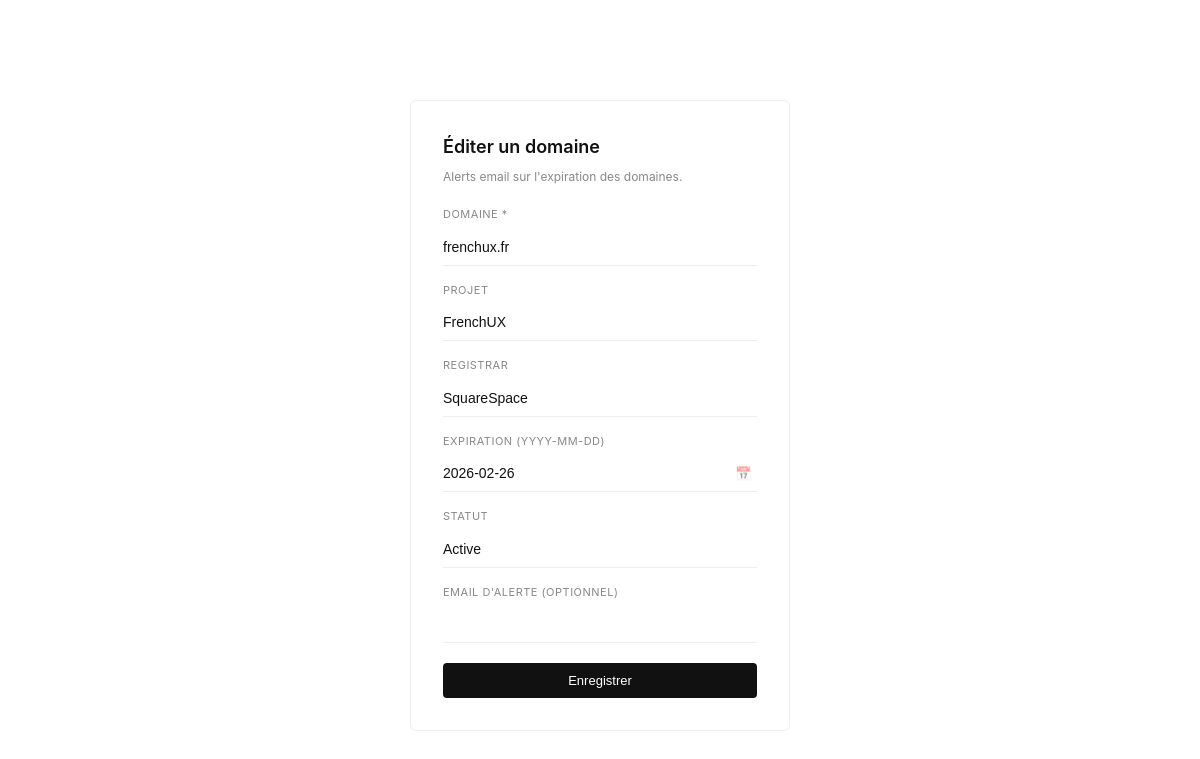
The app's page /public/edit.php?domain=frenchux.fr (signed in) with its own data.
### tables this page shows
CREATE TABLE "domains" (
                id INTEGER PRIMARY KEY AUTOINCREMENT,
                user_id INTEGER,
                domain TEXT NOT NULL,
                project TEXT,
                registrar TEXT,
                expires TEXT,
                status TEXT,
                email TEXT,
                UNIQUE(user_id, domain)
            );

### public/app/lib/db.php (called while the page is built, shortened)
<?php
function apply_settings(PDO $db, array $config, ?int $user_id = null): array {
    $defaults = [
        "site_name" => $config["site_name"],
        "email_to" => $config["email_to"],
        "mail_subject_prefix" => $config["mail_subject_prefix"],
        "alert_days" => $config["alert_days"],
        "language" => $config["language"] ?? "fr",
        "theme" => $config["theme"] ?? "light",
        "columns_visible" => json_encode(["domain", "registrar", "expiration", "days", "status", "email", "project"]),
    ];
    if ($user_id === null) {
        $rows = [];
    } else {
        $stmt = $db->prepare("SELECT key, value FROM settings WHERE user_id = :uid");
        $stmt->execute([":uid" => $user_id]);
        $rows = $stmt->fetchAll();
    }
    $settings = [];
    $config["site_name"] = $settings["site_name"] ?? $config["site_name"];
    $config["email_to"] = $settings["email_to"] ?? $config["email_to"];
    $config["mail_subject_prefix"] = $settings["mail_subject_prefix"] ?? $config["mail_subject_prefix"];
    $config["language"] = $settings["language"] ?? ($config["language"] ?? "fr");
    $config["theme"] = $settings["theme"] ?? ($config["theme"] ?? "light");
    return $config;
}

### public/app/lib/url.php (called while the page is built, shortened)
<?php
function detect_base_url(): string {
    $script = $_SERVER["SCRIPT_NAME"] ?? "";
    $dir = rtrim(str_replace("\\", "/", dirname($script)), "/");
    if (substr($dir, -7) === "/public") {
        $dir = substr($dir, 0, -7);
    }
    return $dir === "" ? "" : $dir;
}
function base_url(array $config): string {
    $base = isset($config["base_url"]) ? trim((string)$config["base_url"]) : "";
    $base = rtrim($base, "/");
    if ($base === "") {
        $base = detect_base_url();
    }
    return $base === "" ? "" : $base;
}
function url_for(array $config, string $path): string {
    $base = base_url($config);
    $path = ltrim($path, "/");
    return ($base !== "" ? $base : "") . "/" . $path;
}

### public/app/lib/i18n.php (called while the page is built, shortened)
<?php
function t(string $key, array $vars = []): string {
    $translations = $GLOBALS["i18n"] ?? [];
    $text = $translations[$key] ?? $key;
    return $text;
}

### public/edit.php (the view, shortened to what this page needs)
<?php
$config = require __DIR__ . "/config.php";
require_once __DIR__ . "/app/lib/url.php";
require_once __DIR__ . "/app/lib/db.php";
require_once __DIR__ . "/app/lib/i18n.php";
date_default_timezone_set($config["timezone"]);
$db = get_db($config);
$config = apply_settings($db, $config);
$domain_param = $_GET["domain"] ?? "";
$uid = (int)($_SESSION["user_id"] ?? 0);
$stmt = $db->prepare("SELECT * FROM domains WHERE domain = :d AND user_id = :uid");
$stmt->execute([":d" => $domain_param, ":uid" => $uid]);
$row = $stmt->fetch();
?>
<!doctype html>
<html lang="<?php echo htmlspecialchars($config["language"] ?? "fr"); ?>">
  <head>
    <link rel="stylesheet" href="<?php echo htmlspecialchars(url_for($config, "public/assets/style.css")); ?>">
  </head>
  <body>
    <div class="container">
      <div class="auth-card">
        <div class="auth-title"><?php echo t("drawer_edit_title"); ?></div>
        <div class="auth-subtitle"><?php echo t("header_hint"); ?></div>
        <form method="post">
          <label class="auth-label" for="domain"><?php echo t("label_domain"); ?></label>
          <input class="auth-input" id="domain" name="domain" type="text" required value="<?php echo htmlspecialchars($row["domain"]); ?>">
          <label class="auth-label" for="project"><?php echo t("label_project"); ?></label>
          <input class="auth-input" id="project" name="project" type="text" value="<?php echo htmlspecialchars($row["project"] ?? ""); ?>">
          <label class="auth-label" for="registrar"><?php echo t("label_registrar"); ?></label>
          <input class="auth-input" id="registrar" name="registrar" type="text" value="<?php echo htmlspecialchars($row["registrar"] ?? ""); ?>">
          <label class="auth-label" for="expires"><?php echo t("label_expiration"); ?></label>
          <div class="date-wrap">
            <input class="auth-input date-input" id="expires" name="expires" type="text" inputmode="numeric" maxlength="10" placeholder="YYYY-MM-DD" data-date-mask value="<?php echo htmlspecialchars($row["expires"] ?? ""); ?>">
            <button class="date-btn" type="button" data-date-btn aria-label="<?php echo t("open_datepicker"); ?>">📅</button>
          </div>
          <label class="auth-label" for="status"><?php echo t("label_status"); ?></label>
          <input class="auth-input" id="status" name="status" type="text" value="<?php echo htmlspecialchars($row["status"] ?? "Active"); ?>">
          <label class="auth-label" for="email"><?php echo t("label_email"); ?></label>
          <input class="auth-input" id="email" name="email" type="email" value="<?php echo htmlspecialchars($row["email"] ?? ""); ?>">
          <button class="btn primary auth-button" type="submit"><?php echo t("save"); ?></button>
        </form>
      </div>
    </div>
  </body>
</html>

### public/assets/style.css (style rules this page uses)
:root { --bg: #ffffff; --card: #ffffff; --text: #111111; --muted: #888888; --line: #eeeeee; --primary: #111111; --primary-dark: #000000; --danger: #dc2626; --warn: #d97706; --ok: #16a34a; --shadow: none; }
* { box-sizing: border-box; }
body { margin: 0; font-family: -apple-system, BlinkMacSystemFont, "Segoe UI", system-ui, sans-serif; background: var(--bg); color: var(--text); font-size: 14px; line-height: 1.5; }
body > * { position: relative; z-index: 1; }
.container { max-width: 1000px; margin: 32px auto 60px; padding: 0 24px; background: transparent; }
.select, .btn { background: #fff; border: 1px solid var(--line); border-radius: 4px; padding: 10px 14px; font-size: 13px; cursor: pointer; color: var(--text); }
.btn.primary { background: var(--text); color: #fff; border: none; }
.auth-card { max-width: 380px; margin: 100px auto 0; background: var(--card); border: 1px solid var(--line); border-radius: 6px; padding: 32px; }
.auth-title { font-size: 18px; font-weight: 600; }
.auth-subtitle { color: var(--muted); font-size: 12px; margin: 8px 0 20px; }
.auth-label { display: block; font-size: 11px; text-transform: uppercase; letter-spacing: 0.5px; color: var(--muted); margin: 16px 0 6px; }
.auth-input { width: 100%; border: none; border-bottom: 1px solid var(--line); border-radius: 0; padding: 10px 0; font-size: 14px; background: transparent; color: var(--text); transition: border-color 0.15s; }
.date-wrap { position: relative; display: flex; align-items: center; }
.date-input { padding-right: 32px; }
.date-btn { position: absolute; right: 0; border: none; background: transparent; width: 28px; height: 28px; cursor: pointer; opacity: 0.5; transition: opacity 0.15s; }
.auth-button { width: 100%; margin-top: 20px; }
@media (max-width: 1200px) { .container { padding: 0 20px; } }

### records on screen
domains: domain "frenchux.fr", project "FrenchUX", registrar "SquareSpace", expires "2026-02-26", status "Active"

### other values on screen
t("drawer_edit_title") "Éditer un domaine"
t("header_hint") "Alerts email sur l'expiration des domaines."
t("label_domain") "DOMAINE *"
t("label_project") "PROJET"
t("label_registrar") "REGISTRAR"
t("label_expiration") "EXPIRATION (YYYY-MM-DD)"
t("label_status") "STATUT"
t("label_email") "EMAIL D'ALERTE (OPTIONNEL)"
t("save") "Enregistrer"
